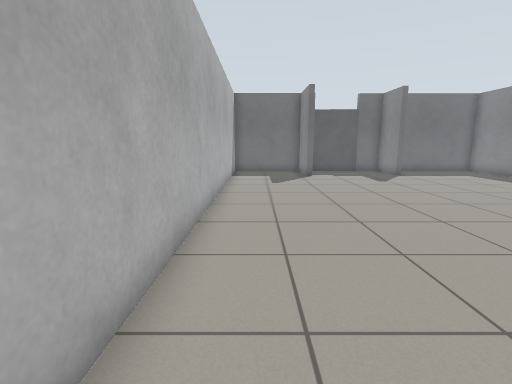
View 1 (above)

16 first-person views from a walk through a robot-simulator world made for Gazebo. The camera is 0.94 m above the floor, tilts 10° down and sees 85° across. The floor is counted in squares, 0.5 m on a side. Each view is taken from the middle of a square. On the plan, view 1 faces up. The plan holds only what a view shows up to about 16 squares ahead; the rest is blank.

View 2
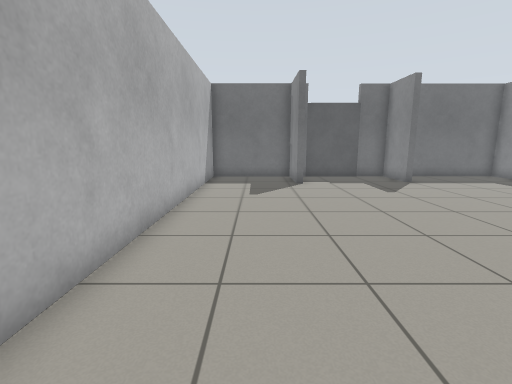

View 3
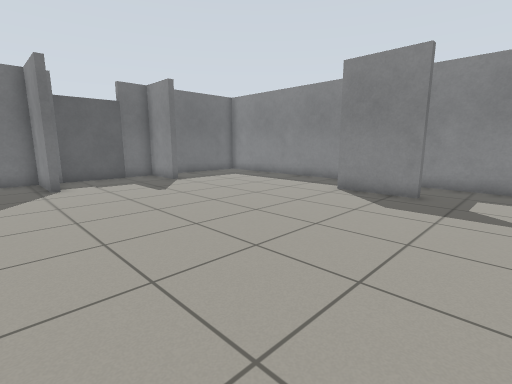

View 4
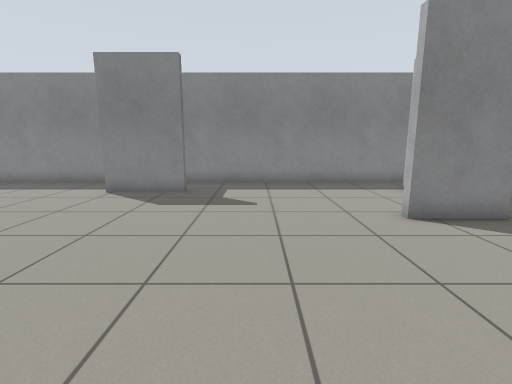

View 5
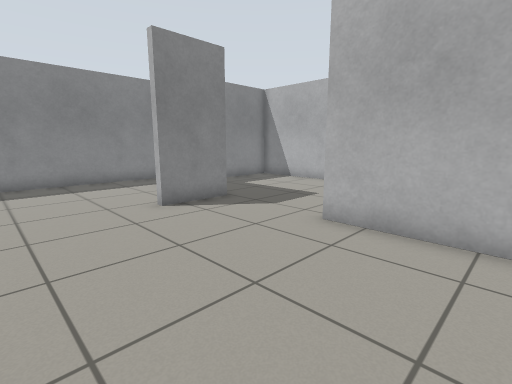

View 6
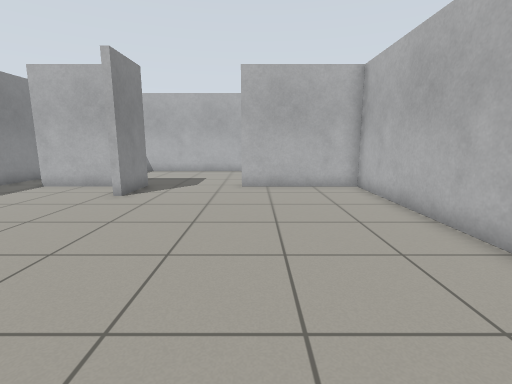

View 7
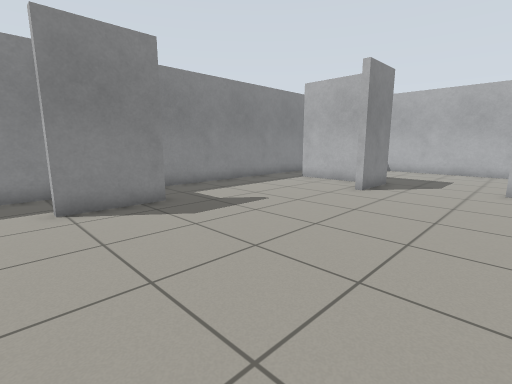

View 8
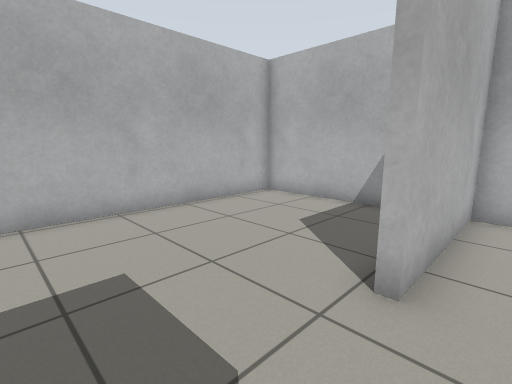

View 9
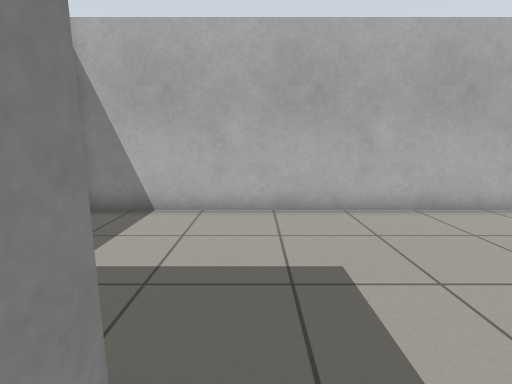

View 10
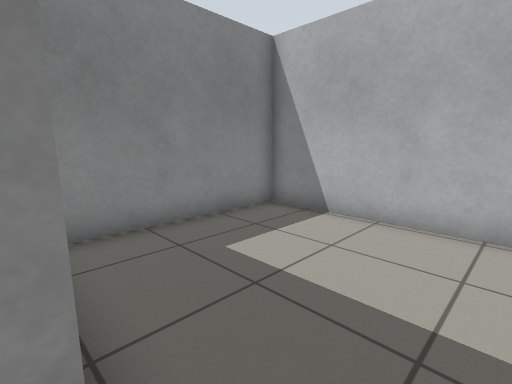

View 11
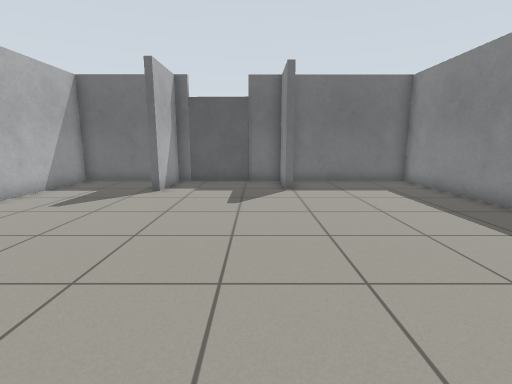

View 12
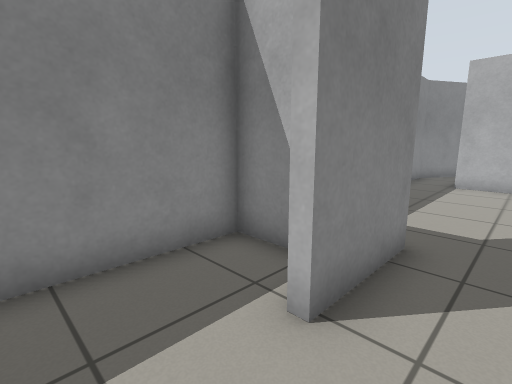

View 13
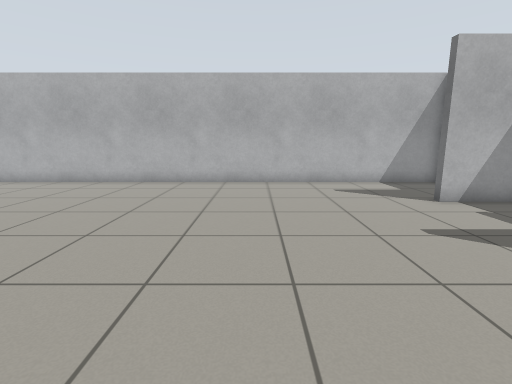

View 14
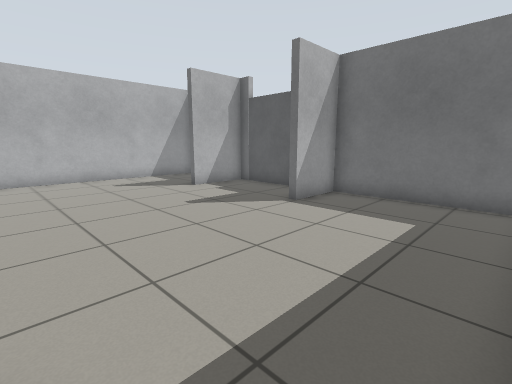

View 15
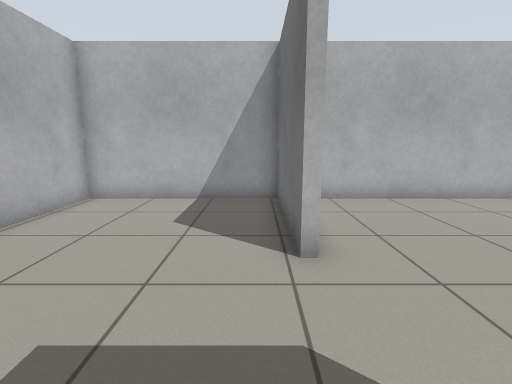

View 16
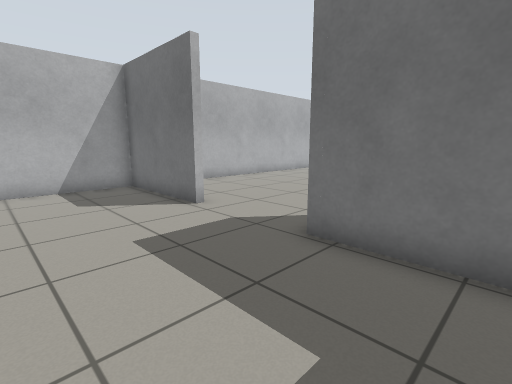

### Floor plan
Points are (right, up) in squares from view 1. A wall is a line through its corners. A room is listed if a view was taken in it or the views show most of it. See-through windows are left out.
Room 1 (views 1, 2, 3, 4, 5, 6, 7, 8, 9, 11, 12, 13, 14)
walls: (11.9, 5.7) (11.5, 5.7) (11.5, 8.7) (11.9, 8.7); (12.9, 7.2) (14.3, 7.2) (14.3, 18.8) (8.5, 18.8) (8.5, 16.4) (8.2, 16.4) (8.2, 18.8) (6.6, 18.8); (2.9, 15.9) (2.9, 18.8) (-1.4, 18.8) (-1.4, -3) (3.6, -3); (9, -3) (12.4, -3); (3.6, 18.8) (3.2, 18.8) (3.2, 15.9); (7.8, -3.3) (7.8, -0.7); (13.1, -7.9) (14.3, -5.7) (14.3, 6.4)
ways out: opening at (5.5, -3) to room 2
objects: door leaf (4, 19) to (6, 19)
Room 2 (views 10, 15, 16)
walls: (3.6, -3) (3.6, -3.3) (-1.4, -3.3) (-1.4, -9.7) (12, -9.7) (12, -4); (11, -3.3) (7.8, -3.3)
ways out: opening at (5.5, -3) to room 1

Positions as (right, up) in squares from view 1, and headings:
1: (0, 0), facing up
2: (1, 3), facing up
3: (1, 3), facing up-right
4: (1, 3), facing right
5: (0, 3), facing down-right
6: (3, 9), facing down
7: (3, 10), facing down-right
8: (7, -2), facing down-left
9: (7, -2), facing down
10: (6, -3), facing down-right
11: (7, 5), facing up
12: (10, 11), facing down-right
13: (12, 10), facing left
14: (14, 9), facing up-left
15: (8, -4), facing left
16: (11, -8), facing up-left
